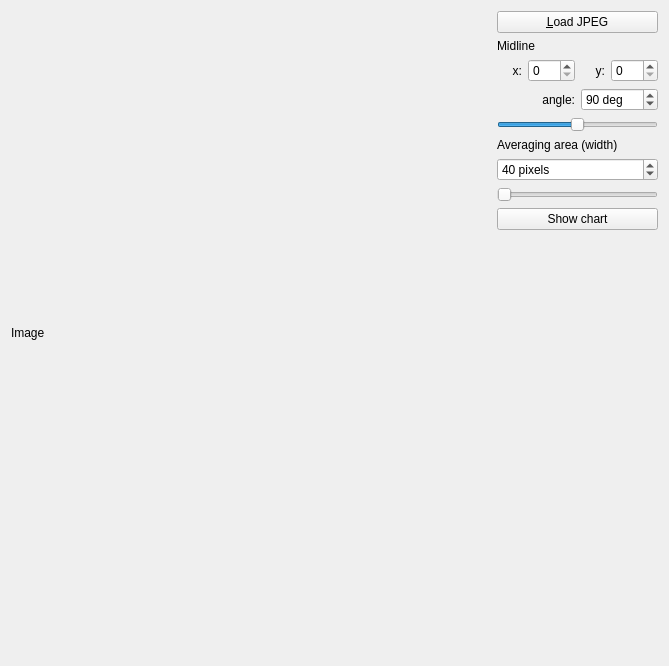
<?xml version="1.0" encoding="UTF-8"?>
<ui version="4.0">
 <class>Widget</class>
 <widget class="QWidget" name="Widget">
  <property name="geometry">
   <rect>
    <x>0</x>
    <y>0</y>
    <width>669</width>
    <height>666</height>
   </rect>
  </property>
  <property name="minimumSize">
   <size>
    <width>480</width>
    <height>640</height>
   </size>
  </property>
  <property name="maximumSize">
   <size>
    <width>16777215</width>
    <height>666</height>
   </size>
  </property>
  <property name="windowTitle">
   <string>Widget</string>
  </property>
  <layout class="QGridLayout" name="gridLayout_2">
   <item row="0" column="0">
    <layout class="QGridLayout" name="gridLayout">
     <item row="0" column="0" rowspan="2">
      <widget class="QClickableLabel" name="imageLabel">
       <property name="minimumSize">
        <size>
         <width>480</width>
         <height>640</height>
        </size>
       </property>
       <property name="text">
        <string>Image</string>
       </property>
      </widget>
     </item>
     <item row="0" column="1">
      <layout class="QVBoxLayout" name="verticalLayout_2">
       <item>
        <widget class="QPushButton" name="loadJPEGButton">
         <property name="text">
          <string>&amp;Load JPEG</string>
         </property>
        </widget>
       </item>
       <item>
        <widget class="QLabel" name="label_2">
         <property name="text">
          <string>Midline</string>
         </property>
        </widget>
       </item>
       <item>
        <layout class="QHBoxLayout" name="horizontalLayout">
         <item>
          <widget class="QLabel" name="label_3">
           <property name="text">
            <string>x:</string>
           </property>
           <property name="alignment">
            <set>Qt::AlignRight|Qt::AlignTrailing|Qt::AlignVCenter</set>
           </property>
           <property name="wordWrap">
            <bool>false</bool>
           </property>
          </widget>
         </item>
         <item>
          <widget class="QSpinBox" name="xValue">
           <property name="maximum">
            <number>480</number>
           </property>
          </widget>
         </item>
         <item>
          <widget class="QLabel" name="label_4">
           <property name="text">
            <string>y:</string>
           </property>
           <property name="alignment">
            <set>Qt::AlignRight|Qt::AlignTrailing|Qt::AlignVCenter</set>
           </property>
          </widget>
         </item>
         <item>
          <widget class="QSpinBox" name="yValue">
           <property name="maximum">
            <number>640</number>
           </property>
          </widget>
         </item>
        </layout>
       </item>
       <item>
        <layout class="QHBoxLayout" name="horizontalLayout_2">
         <item>
          <widget class="QLabel" name="label_5">
           <property name="text">
            <string>angle:</string>
           </property>
           <property name="alignment">
            <set>Qt::AlignRight|Qt::AlignTrailing|Qt::AlignVCenter</set>
           </property>
          </widget>
         </item>
         <item>
          <widget class="QSpinBox" name="angleValue">
           <property name="suffix">
            <string> deg</string>
           </property>
           <property name="prefix">
            <string/>
           </property>
           <property name="maximum">
            <number>180</number>
           </property>
           <property name="value">
            <number>90</number>
           </property>
          </widget>
         </item>
        </layout>
       </item>
       <item>
        <widget class="QSlider" name="angleSlider">
         <property name="maximum">
          <number>180</number>
         </property>
         <property name="value">
          <number>90</number>
         </property>
         <property name="orientation">
          <enum>Qt::Horizontal</enum>
         </property>
        </widget>
       </item>
       <item>
        <widget class="QLabel" name="label_7">
         <property name="text">
          <string>Averaging area (width)</string>
         </property>
        </widget>
       </item>
       <item>
        <widget class="QSpinBox" name="areaValue">
         <property name="suffix">
          <string> pixels</string>
         </property>
         <property name="maximum">
          <number>100</number>
         </property>
         <property name="value">
          <number>40</number>
         </property>
        </widget>
       </item>
       <item>
        <widget class="QSlider" name="horizontalSlider_2">
         <property name="maximum">
          <number>100</number>
         </property>
         <property name="orientation">
          <enum>Qt::Horizontal</enum>
         </property>
        </widget>
       </item>
       <item>
        <widget class="QPushButton" name="showChartButton">
         <property name="text">
          <string>Show chart</string>
         </property>
        </widget>
       </item>
      </layout>
     </item>
     <item row="1" column="1">
      <spacer name="verticalSpacer">
       <property name="orientation">
        <enum>Qt::Vertical</enum>
       </property>
       <property name="sizeHint" stdset="0">
        <size>
         <width>20</width>
         <height>40</height>
        </size>
       </property>
      </spacer>
     </item>
    </layout>
   </item>
  </layout>
  <action name="actionShow_chart">
   <property name="text">
    <string>Show chart</string>
   </property>
  </action>
 </widget>
 <customwidgets>
  <customwidget>
   <class>QClickableLabel</class>
   <extends>QLabel</extends>
   <header>qclickablelabel.h</header>
  </customwidget>
 </customwidgets>
 <resources/>
 <connections>
  <connection>
   <sender>angleSlider</sender>
   <signal>valueChanged(int)</signal>
   <receiver>angleValue</receiver>
   <slot>setValue(int)</slot>
   <hints>
    <hint type="sourcelabel">
     <x>531</x>
     <y>150</y>
    </hint>
    <hint type="destinationlabel">
     <x>627</x>
     <y>125</y>
    </hint>
   </hints>
  </connection>
  <connection>
   <sender>horizontalSlider_2</sender>
   <signal>valueChanged(int)</signal>
   <receiver>areaValue</receiver>
   <slot>setValue(int)</slot>
   <hints>
    <hint type="sourcelabel">
     <x>558</x>
     <y>251</y>
    </hint>
    <hint type="destinationlabel">
     <x>578</x>
     <y>213</y>
    </hint>
   </hints>
  </connection>
  <connection>
   <sender>angleValue</sender>
   <signal>valueChanged(int)</signal>
   <receiver>angleSlider</receiver>
   <slot>setValue(int)</slot>
   <hints>
    <hint type="sourcelabel">
     <x>624</x>
     <y>115</y>
    </hint>
    <hint type="destinationlabel">
     <x>633</x>
     <y>152</y>
    </hint>
   </hints>
  </connection>
  <connection>
   <sender>areaValue</sender>
   <signal>valueChanged(int)</signal>
   <receiver>horizontalSlider_2</receiver>
   <slot>setValue(int)</slot>
   <hints>
    <hint type="sourcelabel">
     <x>598</x>
     <y>209</y>
    </hint>
    <hint type="destinationlabel">
     <x>610</x>
     <y>247</y>
    </hint>
   </hints>
  </connection>
 </connections>
</ui>
